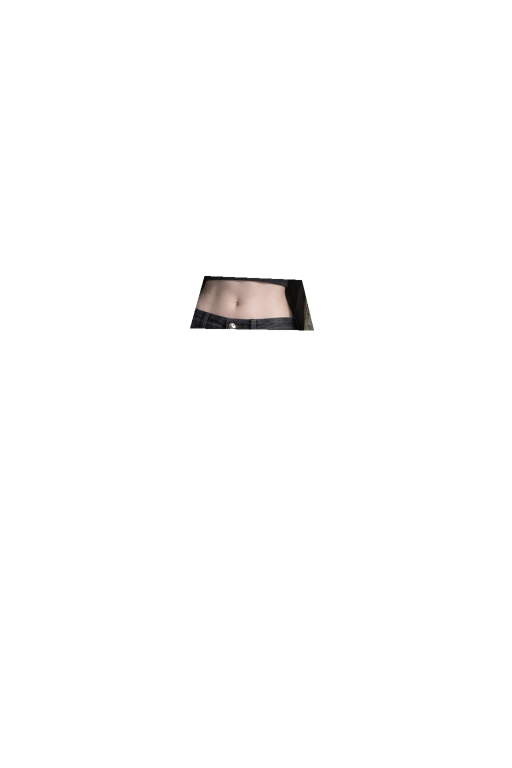
#> input picture AIGC/项目-01-角色视觉资产/Live2D-开发中/04-资产生成/output/layers/abdomen.png, 1024 x 1536 px (shown at 1/2 size); its folder holds only this picture in this run
$ python build_cutouts.py --source output/layers/abdomen.png --out out.png
#> lines starting #> are read from the running program, lines starting #| are printed output that depends on the picture; after the words box and inside, x2 and y2 are one past the last pixel; in counts of white or black regions, pixels touching at a corner belong together
#!/usr/bin/env python3
"""Identity-preserving mask extraction from the repository ORIGINAL image.
Outputs transparent candidate regions + OpenRaster. NOT a rigged Cubism model.
"""
import argparse,io,json,zipfile,xml.etree.ElementTree as ET
from pathlib import Path
import cv2,numpy as np
from PIL import Image,ImageDraw

# Region polygons are *reference selection*, not isolated professional Live2D artwork.
REGIONS={
"hair_back_left":[(180,135),(363,78),(405,160),(370,420),(335,680),(335,970),(150,860),(175,520)],
"hair_back_right":[(535,76),(635,136),(820,440),(855,840),(750,940),(615,650),(586,340)],
"hair_bangs":[(368,29),(570,22),(600,145),(546,210),(412,218),(344,166)],
"hair_side_left":[(345,144),(450,195),(426,469),(337,702),(218,872),(196,718),(303,354)],
"hair_side_right":[(549,137),(652,198),(717,415),(796,765),(747,939),(662,744),(573,448)],
"face_base":[(402,135),(562,133),(570,266),(515,302),(443,296),(409,246)],
"eye_left_source":[(412,165),(489,160),(494,204),(422,212)],
"eye_right_source":[(483,155),(550,155),(559,198),(488,208)],
"brows_source":[(418,149),(552,139),(563,174),(417,186)],
"mouth_source":[(450,230),(512,226),(515,266),(444,267)],
"neck_source":[(446,269),(551,252),(576,349),(433,357)],
"top":[(410,284),(620,292),(652,497),(603,576),(400,577),(369,449)],
"jacket_left":[(313,366),(414,399),(414,648),(357,913),(234,912),(248,527)],
"jacket_right":[(634,386),(715,401),(801,667),(754,947),(624,926),(605,608)],
"hand_raised":[(320,362),(425,322),(501,329),(516,382),(421,413),(370,491),(308,474)],
"hand_down":[(701,841),(755,855),(753,1015),(669,1020),(679,893)],
"bracelet":[(324,401),(410,385),(421,488),(327,510),(307,440)],
"pendulum":[(457,317),(510,323),(519,436),(454,434)],
"abdomen":[(409,552),(603,560),(627,660),(380,656)],
"pants":[(349,616),(640,609),(724,1190),(593,1260),(531,1044),(495,1240),(368,1217),(313,699)],
"flip_phone":[(522,660),(611,665),(634,757),(533,771)],
"small_box":[(654,677),(746,665),(760,802),(649,806)],
"boot_left":[(379,1125),(511,1114),(551,1498),(353,1521)],
"boot_right":[(609,1124),(759,1113),(837,1532),(654,1534)]
}

def png(img):
    f=io.BytesIO();img.save(f,format='PNG',compress_level=2);return f.getvalue()

def foreground(src):
    arr=np.asarray(src.convert('RGB'),dtype=np.uint8);h,w=arr.shape[:2]
    v=arr.astype(np.float32)
    left=np.median(v[:,3:35],axis=1);right=np.median(v[:,w-35:w-3],axis=1)
    x=np.linspace(0,1,w,dtype=np.float32)[None,:,None]
    delta=np.linalg.norm(v-(left[:,None,:]*(1-x)+right[:,None,:]*x),axis=2)
    mask=np.full((h,w),cv2.GC_PR_BGD,np.uint8)
    mask[delta>24]=cv2.GC_PR_FGD;mask[delta>57]=cv2.GC_FGD;mask[delta<13]=cv2.GC_BGD
    m=max(6,int(w*.055))
    mask[:max(10,int(h*.009)),:]=0;mask[-max(10,int(h*.007)):,:]=0
    mask[:,:m]=0;mask[:,-m:]=0
    cv2.setRNGSeed(1729)
    cv2.grabCut(cv2.cvtColor(arr,cv2.COLOR_RGB2BGR),mask,None,np.zeros((1,65),np.float64),np.zeros((1,65),np.float64),3,cv2.GC_INIT_WITH_MASK)
    alpha=np.where((mask==cv2.GC_FGD)|(mask==cv2.GC_PR_FGD),255,0).astype(np.uint8)
    ys=np.indices((h,w))[0];alpha[(ys>h*.927)&(arr.mean(axis=2)>84)]=0
    alpha=cv2.morphologyEx(alpha,cv2.MORPH_OPEN,np.ones((2,2),np.uint8))
    n,ids,stats,_=cv2.connectedComponentsWithStats(alpha,8)
    out=np.zeros_like(alpha)
    for i in range(1,n):
        if stats[i,cv2.CC_STAT_AREA]>=max(30,int(h*w*.000035)):out[ids==i]=255
    return cv2.GaussianBlur(out,(3,3),.45)

def maskpoly(h,w,pts):
    out=np.zeros((h,w),np.uint8)
    coords=np.array([(round(x*w/1024),round(y*h/1536)) for x,y in pts],np.int32)
    cv2.fillPoly(out,[coords],255)
    return cv2.GaussianBlur(out,(3,3),.48)

def create(source,out):
    src=Image.open(source).convert('RGB');w,h=src.size
#> after `src = Image.open(source).convert('RGB')`:
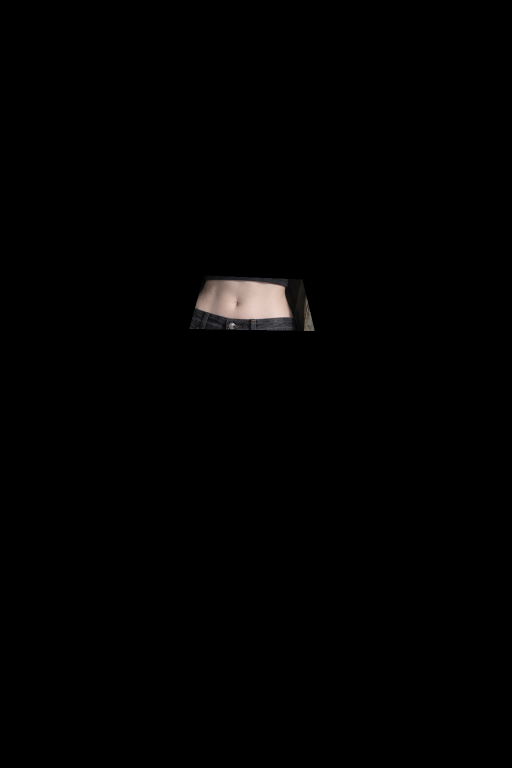
#> src: PIL image 1024x1536 RGB (shown at 1/2 size); mean R, G, B 1.8, 1.6, 1.5
#> after `w, h = src.size`: w = 1024; h = 1536
    if w<600 or h<900 or not .55<w/h<.85:
        raise ValueError('Portrait layout changed. Refuse unsafe pre-set region coordinates.')
    out.mkdir(parents=True,exist_ok=True);(out/'layers').mkdir(exist_ok=True)
    rgb=np.asarray(src);alpha=foreground(src)
#> in foreground, `left = np.median(v[:, 3:35], axis=1)`: left = 1536 rows, first 8: [0, 0, 0], [0, 0, 0], [0, 0, 0], [0, 0, 0], [0, 0, 0], [0, 0, 0], [0, 0, 0], [0, 0, 0]
#> in foreground, `right = np.median(v[:, w - 35:w - 3], axis=1)`: right has the same summary as left
#> after the loop in foreground, `for i in range(1,n):`:
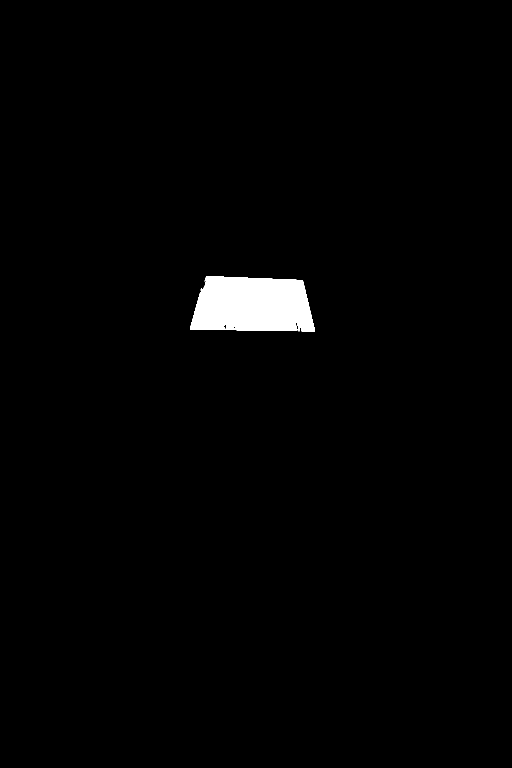
#> out: shape (1536, 1024) (shown at 1/2 size); 1.5% white; 1 white region, box (x1, y1, x2, y2) and area: (380, 552, 630, 663) 23298
    subject=Image.fromarray(np.dstack([rgb,alpha]),'RGBA')
    subject.save(out/'00_subject_cutout.png',compress_level=2)
    images=[];manifest=[]
    for name,pts in REGIONS.items():
        roi=maskpoly(h,w,pts)
        a=(alpha.astype(np.uint16)*roi.astype(np.uint16)//255).astype(np.uint8)
        rgba=rgb.copy();rgba[a==0]=0
        img=Image.fromarray(np.dstack([rgba,a]),'RGBA')
        img.save(out/'layers'/f'{name}.png',compress_level=2)
        images.append((name,img))
        manifest.append({'name':name,'file':f'layers/{name}.png','bbox':list(img.getbbox() or (0,0,0,0)),'pixel_count':int(np.count_nonzero(a)), 'status':'transparent ROI candidate; needs paint/rig'})
#> rgba: shape (1536, 1024, 3); every value is 0
#> after the loop, images = 24 items; manifest = 24 items
    cols=4;cw=220;ch=260;rows=(len(images)+cols-1)//cols
#> after `rows = (len(images) + cols - 1) // cols`: rows = 6
    sheet=Image.new('RGB',(cols*cw,rows*ch),(240,241,239));pen=ImageDraw.Draw(sheet)
    for idx,(name,img) in enumerate(images):
        bounds=img.getbbox()
        if bounds:
            t=img.crop(bounds);t.thumbnail((205,215),Image.Resampling.LANCZOS)
            tx=(idx%cols)*cw+(cw-t.width)//2;ty=(idx//cols)*ch+(220-t.height)//2
            sheet.paste(t,(tx,ty),t)
        pen.text(((idx%cols)*cw+10,(idx//cols)*ch+230),name,fill=(36,38,37))
#> this loop made 24 passes
#> (name, bounds, tx, ty) on passes 2, 5, 12, 13, 14, 19, 20, 21: ('hair_back_right', (605, 559, 631, 664), 317, 57), ('hair_side_right', (605, 559, 612, 580), 106, 359), ('top', (401, 551, 609, 579), 667, 616), ('jacket_left', (379, 551, 416, 661), 91, 835), ('jacket_right', (604, 571, 631, 664), 316, 843), ('abdomen', (379, 551, 629, 662), 447, 1104), ('pants', (379, 609, 631, 664), 667, 1127), ('flip_phone', (521, 659, 599, 664), 71, 1407)
#> name on passes 1, 3, 4, 6, 7, 8: 'hair_back_left', 'hair_bangs', 'hair_side_left', 'face_base', 'eye_left_source', 'eye_right_source'
#> pass 2, in create, `t = img.crop(bounds)`:
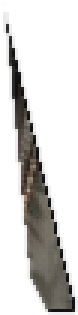
#> t: PIL image 26x105 RGBA (shown 3 times larger); mean R, G, B, A 22.3, 20.8, 18.5, 63.7; transparent parts drawn white
#> after the loop:
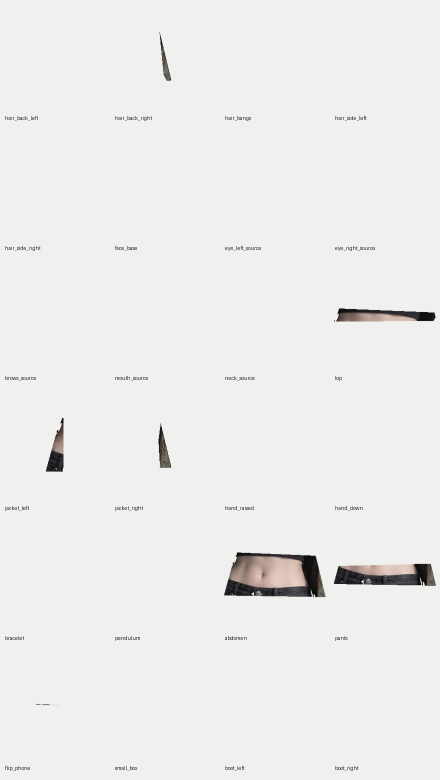
#> sheet: PIL image 880x1560 RGB (shown at 1/2 size); mean R, G, B 236.6, 237.3, 235.2
    sheet.save(out/'01_parts_inventory.png')
    root=ET.Element('image',{'w':str(w),'h':str(h),'version':'0.0.3','name':'Klika original reference cutout (NOT Cubism)'})
    stack=ET.SubElement(root,'stack')
    with zipfile.ZipFile(out/'02_editable_reference.ora','w') as z:
        z.writestr('mimetype','image/openraster',compress_type=zipfile.ZIP_STORED)
        for j,(name,img) in enumerate(reversed(images)):
            fn=f'data/{j:02d}.png'
            ET.SubElement(stack,'layer',{'name':name+' [needs manual repair]','src':fn,'x':'0','y':'0','opacity':'1.0','visibility':'hidden','composite-op':'svg:src-over'})
            z.writestr(fn,png(img),compress_type=zipfile.ZIP_DEFLATED,compresslevel=1)
#> this loop made 24 passes
#> (name, fn) on passes 1 to 12: ('boot_right', 'data/00.png'), ('boot_left', 'data/01.png'), ('small_box', 'data/02.png'), ('flip_phone', 'data/03.png'), ('pants', 'data/04.png'), ('abdomen', 'data/05.png'), ('pendulum', 'data/06.png'), ('bracelet', 'data/07.png'), ('hand_down', 'data/08.png'), ('hand_raised', 'data/09.png'), ('jacket_right', 'data/10.png'), ('jacket_left', 'data/11.png')
        ET.SubElement(stack,'layer',{'name':'source cutout - identity anchor','src':'data/base.png','x':'0','y':'0','opacity':'1.0','visibility':'visible','composite-op':'svg:src-over'})
        z.writestr('data/base.png',png(subject),compress_type=zipfile.ZIP_DEFLATED,compresslevel=1)
        z.writestr('mergedimage.png',png(subject),compress_type=zipfile.ZIP_DEFLATED,compresslevel=1)
        z.writestr('stack.xml',ET.tostring(root,encoding='utf-8',xml_declaration=True))
    (out/'manifest.json').write_text(json.dumps({'version':'0.3.0','source_image':str(source),'resolution':[w,h],
       'number_of_reference_regions':len(images),'cubism_model_generated':False,
       'warnings':['Parts overlap and may contain neighbouring regions; not ready for mesh deformation',
                   'Occluded areas of face, eye interior, mouth interior and jacket require repainting'],
       'parts':manifest},ensure_ascii=False,indent=2),encoding='utf-8')
    (out/'README.md').write_text(
      '# 原始人设 Live2D 透明分区素材 v0.3\\n\\n以原始人设图制作，不重绘、不换脸、不换发型。\\n\\n'
      '- 00_subject_cutout.png：透明人物主体（需修发丝和边缘）\\n'
      '- layers/*.png：24 个真实透明 RGBA 分区候选，不是最终可绑定部件\\n'
      '- 01_parts_inventory.png：部件预览\\n'
      '- 02_editable_reference.ora：Krita/GIMP 可打开的分层文件，候选层默认隐藏；可转 PSD\\n'
      '- manifest.json：分区边界和质量说明\\n\\n'
      '**现阶段不能直接导出 .moc3**：没有补画遮挡区域，眼和口缺乏闭合形态，需要在 Cubism 中完成网格、变形器、绑定、物理模拟和导出。\\n',encoding='utf-8')
    print(f'Generated {len(images)} candidates: {out}')
#| Generated 24 candidates: out.png

if __name__=='__main__':
    p=argparse.ArgumentParser();p.add_argument('--source',required=True,type=Path);p.add_argument('--out',required=True,type=Path)
    a=p.parse_args();create(a.source,a.out)
